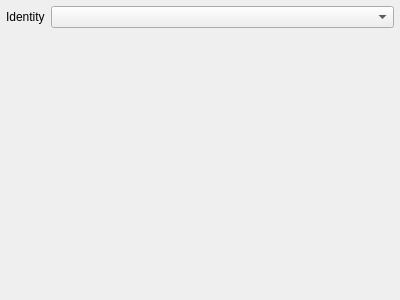
<?xml version="1.0" encoding="UTF-8"?>
<ui version="4.0">
 <class>QgsAuthIdentCertEdit</class>
 <widget class="QWidget" name="QgsAuthIdentCertEdit">
  <property name="geometry">
   <rect>
    <x>0</x>
    <y>0</y>
    <width>400</width>
    <height>300</height>
   </rect>
  </property>
  <layout class="QGridLayout" name="gridLayout">
   <property name="leftMargin">
    <number>6</number>
   </property>
   <property name="topMargin">
    <number>6</number>
   </property>
   <property name="rightMargin">
    <number>6</number>
   </property>
   <property name="bottomMargin">
    <number>6</number>
   </property>
   <item row="0" column="0">
    <widget class="QLabel" name="lblIdentityCert">
     <property name="sizePolicy">
      <sizepolicy hsizetype="Maximum" vsizetype="Preferred">
       <horstretch>0</horstretch>
       <verstretch>0</verstretch>
      </sizepolicy>
     </property>
     <property name="text">
      <string>Identity</string>
     </property>
    </widget>
   </item>
   <item row="0" column="1">
    <widget class="QComboBox" name="cmbIdentityCert"/>
   </item>
   <item row="1" column="1">
    <spacer name="verticalSpacer_5">
     <property name="orientation">
      <enum>Qt::Vertical</enum>
     </property>
     <property name="sizeHint" stdset="0">
      <size>
       <width>20</width>
       <height>255</height>
      </size>
     </property>
    </spacer>
   </item>
  </layout>
 </widget>
 <resources/>
 <connections/>
</ui>
